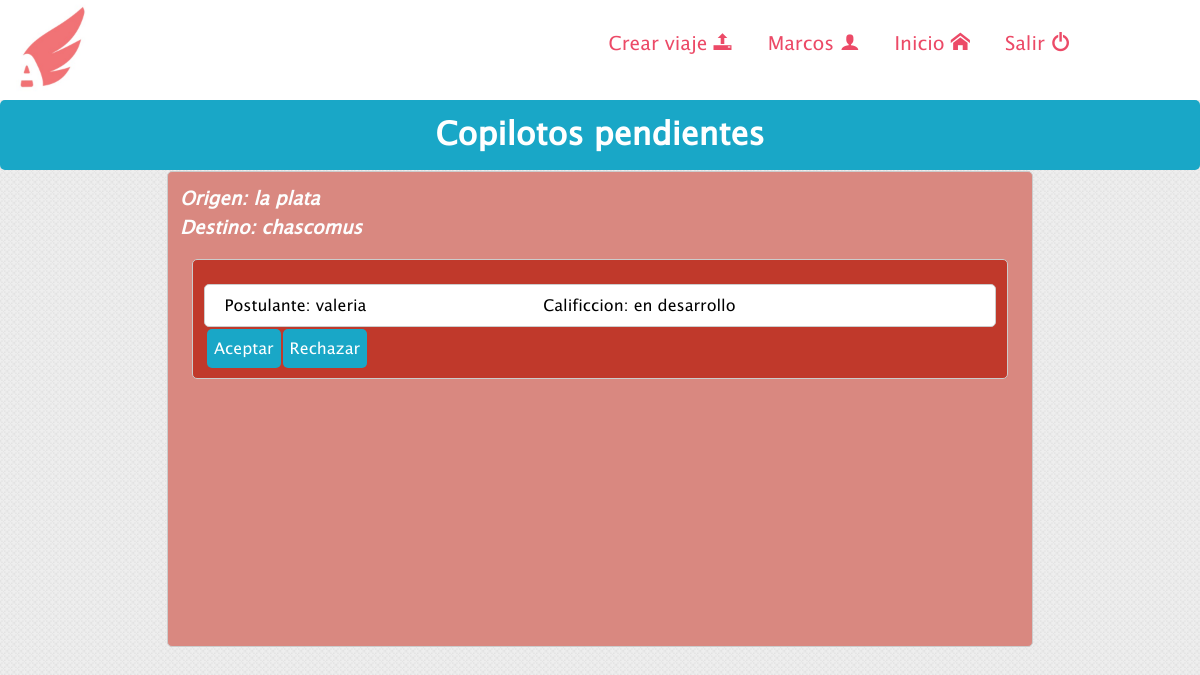
Page /Postulantes.php?id_viaje=10&origen=la plata&destino=chascomus (signed in) on the committed database.
### tables this page shows
CREATE TABLE `viajes` (
  `id` int(11) NOT NULL,
  `vehiculo_id` int(11) NOT NULL,
  `costo` float NOT NULL,
  `copilotos` int(11) NOT NULL,
  `fecha` date NOT NULL,
  `horario` time NOT NULL,
  `descripcion` varchar(255) DEFAULT NULL,
  `activo` tinyint(4) NOT NULL,
  `tipo` enum('ocasional','diario','semanal') NOT NULL DEFAULT 'ocasional',
  `origen` varchar(50) DEFAULT NULL,
  `destino` varchar(50) DEFAULT NULL
);

CREATE TABLE `postulantes` (
  `id` int(11) NOT NULL,
  `viaje_id` int(11) NOT NULL,
  `postulante_id` int(11) NOT NULL
);

CREATE TABLE `usuarios` (
  `id` int(11) NOT NULL,
  `tipoimagen` varchar(45) DEFAULT NULL,
  `contenidoimagen` longblob,
  `email` varchar(255) NOT NULL,
  `password` varchar(32) NOT NULL,
  `nombre` varchar(45) NOT NULL,
  `apellido` varchar(45) NOT NULL,
  `fecha_nac` date NOT NULL
);

### Postulantes.php (the view, shortened to what this page needs)
<?php
include("header.php");
$consulta = "SELECT * FROM viajes WHERE id = $_GET[id_viaje]";
$resultado = mysqli_query($link,$consulta);
$fila = mysqli_fetch_array($resultado);
$consulta1 = "SELECT postulante_id FROM postulantes WHERE viaje_id = $_GET[id_viaje]";
$resultado1 = mysqli_query($link,$consulta1);
?>
<h1 class="h1-form"> Copilotos pendientes </h1>
  <br>
<div class="scrollable div_incio">
	<h3 class="origen_destino">Origen: <?php echo $fila['origen']?></h3><h3 class="origen_destino">Destino: <?php echo $fila['destino'] ?> </h3>
  <?php while ($fila1 = mysqli_fetch_array($resultado1)) {
  ?>
   <article class="article_exterior">
	<article class="article_interior">
		<table class="tabla">
			<tr>
				<td>
					<?php
					  $consulta2 = "SELECT nombre FROM usuarios WHERE id = $fila1[postulante_id]";
					  $resultado2 = mysqli_query($link,$consulta2);
					  $fila2 = mysqli_fetch_array($resultado2);
					?>
					<p>Postulante: <?php echo $fila2['nombre'] ?> </p>
				</td>
				<td>
					<p>Calificcion: en desarrollo</p>
				</td>
			</tr>
		</table>
	</article>
		<table>
			<tr class="Td-a" >
				<td class="Td-a">
					<a class="a-link2 a-rig fondo-blue"  href="">Aceptar</a>
				</td>
				<td class="Td-a">
					<a class="a-link2 a-rig fondo-blue"  href="">Rechazar</a>
				</td>
			</tr>
		</table>
	</article>
  </div>
<?php }
?>

### css/header.css (style rules this page uses)
* { margin: 0 ; padding: 0; }
html { position: relative; min-height: 100%; font-family: lucina; }
body { margin: 0 0 65px; background-image: url(../fondos/f4.png); background-size: 70px 70px; opacity: 50; }
a { text-decoration: none; }
.fondo-blue { background-color: #19A7C7; }

### css/index.css (style rules this page uses)
.h1-form { text-align: center; line-height: 70px; background-color: #19A7C7; color: #fff; border-radius: 5px; margin-bottom:-4%; position: relative; }

### css/mis_vehiculos.css (style rules this page uses)
.tabla { margin:0 auto; width: 97%; border-collapse: collapse; }
.a-link2 { padding: 7px; color: #fff; border-radius: 5px; box-sizing: border-box; }
.a-rig { float: right; }

### css/Postulantes.css (style rules this page uses)
.article_exterior { margin: 0 auto; width: 95%; border: 1px solid #ccc; padding: 1%; margin-top: 2%; border-radius: 5px; background-color: #fff; background: #C0392B; }
.article_interior { margin: 0 auto; width: 97%; border: 1px solid #ccc; padding: 1%; margin-top: 2%; border-radius: 5px; background-color: #fff; }
.div_incio { margin: 0 auto; width: 70%; border: 1px solid #ccc; padding: 1%; margin-top: 2%; border-radius: 5px; background-color: #fff; background: #D98880; }
.Td-a { margin-right: 50%; }
.scrollable { height: 450px; overflow: auto; }
.origen_destino { font-style: italic; color: #FDFEFE ; }

### rows in the picture
viajes: origen "la plata", destino "chascomus"
postulantes: usuarios.nombre "valeria"

### other values in the picture
$verificar->nombre() "Marcos"
